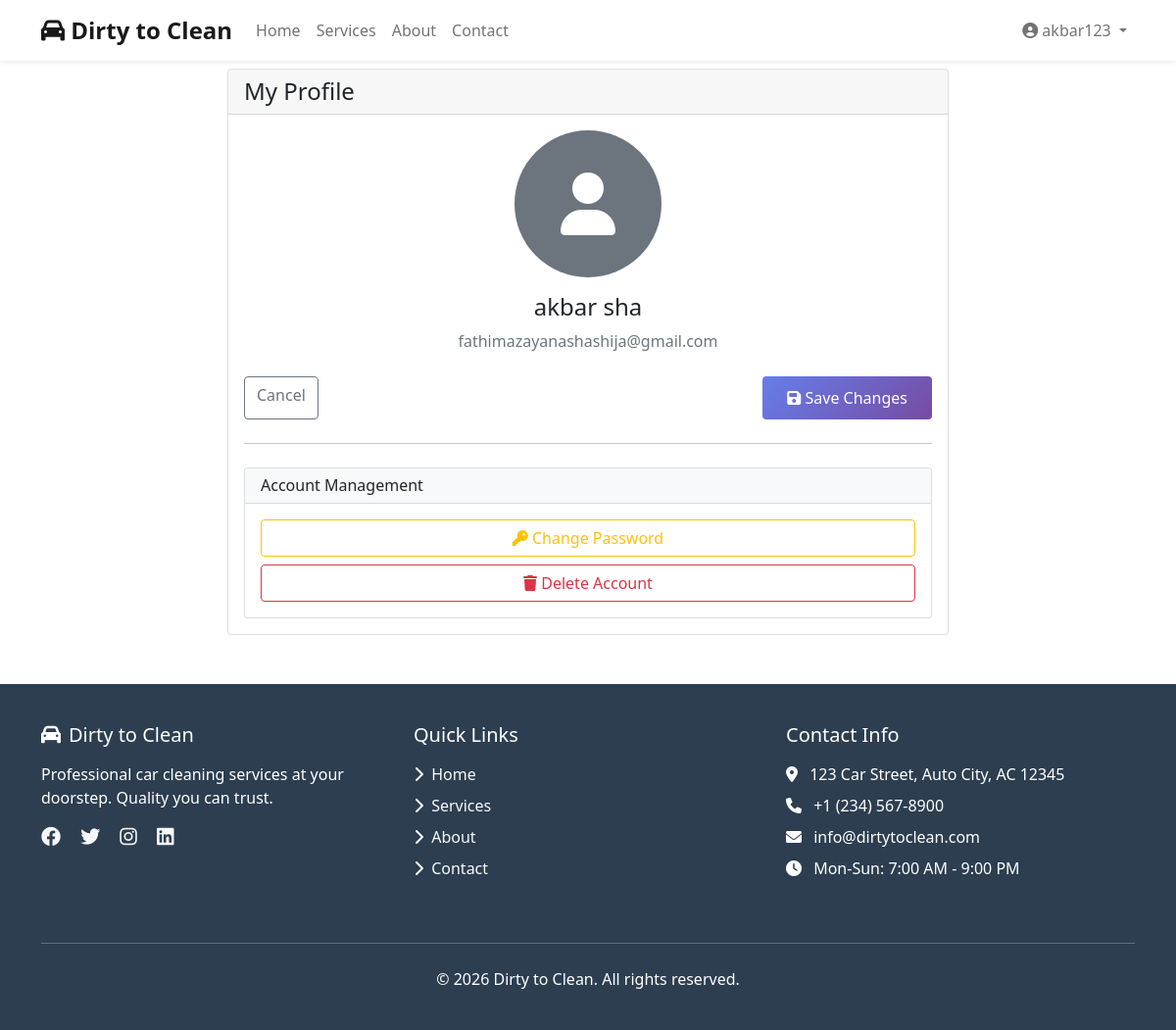
The app's page /profile/ (signed in) with its own data.
### washapp/models.py (models this page shows, shortened)
class User(AbstractUser):
    USER_TYPES = (
        ('customer', 'Customer'),
        ('service_provider', 'Service Provider'),
        ('admin', 'Administrator'),
    )
    user_type = models.CharField(
        max_length=20,
        choices=USER_TYPES,
        default='customer'
    )
    phone = models.CharField(max_length=20, blank=True)
    address = models.TextField(blank=True)
    profile_picture = models.ImageField(
        upload_to='profile_pics/',
        null=True,
        blank=True
    )
    groups = models.ManyToManyField(
        'auth.Group',
        related_name='washapp_users',
        blank=True
    )
    user_permissions = models.ManyToManyField(
        'auth.Permission',
        related_name='washapp_users_permissions',
        blank=True
    )
    created_at = models.DateTimeField(auto_now_add=True)

### washapp/views.py (the view, shortened to what this page needs)
# urls.py: path('profile/', views.profile, name='profile'),
@login_required
def profile(request):
    user = request.user
    return render(request, 'profile.html', {'user': user})

### templates/profile.html (shortened to what this page needs)
{% extends 'base.html' %}
{% load crispy_forms_tags %}
{% block content %}
<div class="row justify-content-center">
    <div class="col-md-8">
        <div class="card">
            <div class="card-header">
                <h4 class="mb-0">My Profile</h4>
            </div>
            <div class="card-body">
                <div class="text-center mb-4">
                    {% if user.profile.profile_picture %}
                        <img src="{{ user.profile.profile_picture.url }}"
                             class="rounded-circle border"
                             width="150"
                             height="150"
                             alt="Profile Picture">
                    {% else %}
                        <div class="rounded-circle bg-secondary d-inline-flex align-items-center justify-content-center"
                             style="width: 150px; height: 150px;">
                            <i class="fas fa-user fa-4x text-white"></i>
                        </div>
                    {% endif %}
                    <h4 class="mt-3">{{ user.get_full_name|default:user.username }}</h4>
                    <p class="text-muted">{{ user.email }}</p>
                </div>
                <form method="post" enctype="multipart/form-data">
                    <div class="d-flex justify-content-between mt-4">
                        <a href="{% url 'dashboard' %}" class="btn btn-outline-secondary">
                            Cancel
                        </a>
                        <button type="submit" class="btn btn-primary">
                            <i class="fas fa-save"></i> Save Changes
                        </button>
                    </div>
                </form>
                <hr class="my-4">
                <div class="card">
                    <div class="card-header bg-light">
                        <h6 class="mb-0">Account Management</h6>
                    </div>
                    <div class="card-body">
                        <div class="d-grid gap-2">
                            <a href="{% url 'password_change' %}" class="btn btn-outline-warning">
                                <i class="fas fa-key"></i> Change Password
                            </a>
                            <a href="#" class="btn btn-outline-danger" data-bs-toggle="modal" data-bs-target="#deleteAccountModal">
                                <i class="fas fa-trash"></i> Delete Account
                            </a>
                        </div>
                    </div>
                </div>
            </div>
        </div>
    </div>
</div>
{% endblock %}

### templates/base.html (shortened to what this page needs)
<!DOCTYPE html>
<html lang="en">
<head>
    <link href="https://cdn.jsdelivr.net/npm/bootstrap@5.1.3/dist/css/bootstrap.min.css" rel="stylesheet">
    <link rel="stylesheet" href="https://cdnjs.cloudflare.com/ajax/libs/font-awesome/6.0.0/css/all.min.css">
</head>
<body>
    <nav class="navbar navbar-expand-lg navbar-light bg-white fixed-top shadow-sm">
        <div class="container">
            <a class="navbar-brand" href="{% url 'home' %}">
                <i class="fas fa-car"></i> Dirty to Clean
            </a>
            <div class="collapse navbar-collapse" id="navbarNav">
                <ul class="navbar-nav me-auto">
                    <li class="nav-item">
                        <a class="nav-link {% if request.resolver_match.url_name == 'home' %}active-link{% endif %}"
                           href="{% url 'home' %}">Home</a>
                    </li>
                    <li class="nav-item">
                        <a class="nav-link {% if 'services' in request.resolver_match.url_name %}active-link{% endif %}"
                           href="{% url 'services_list' %}">Services</a>
                    </li>
                    <li class="nav-item">
    <a class="nav-link {% if request.resolver_match.url_name == 'about' %}active-link{% endif %}"
       href="{% url 'about' %}">About</a>
</li>
<li class="nav-item">
    <a class="nav-link {% if request.resolver_match.url_name == 'contact' %}active-link{% endif %}"
       href="{% url 'contact' %}">Contact</a>
</li>
                </ul>
                <ul class="navbar-nav">
                    {% if user.is_authenticated %}
                        <li class="nav-item dropdown">
                            <a class="nav-link dropdown-toggle" href="#" data-bs-toggle="dropdown">
                                <i class="fas fa-user-circle"></i> {{ user.username }}
                            </a>
                        </li>
                    {% endif %}
                </ul>
            </div>
        </div>
    </nav>
    <main class="container fade-in">
        {% block content %}{% endblock %}
    </main>
    <footer class="footer">
        <div class="container">
            <div class="row">
                <div class="col-md-4 mb-4">
                    <h5 class="mb-3">
                        <i class="fas fa-car me-2"></i>Dirty to Clean
                    </h5>
                    <p>Professional car cleaning services at your doorstep. Quality you can trust.</p>
                    <div class="social-icons mt-3">
                        <a href="#" class="text-light me-3"><i class="fab fa-facebook fa-lg"></i></a>
                        <a href="#" class="text-light me-3"><i class="fab fa-twitter fa-lg"></i></a>
                        <a href="#" class="text-light me-3"><i class="fab fa-instagram fa-lg"></i></a>
                        <a href="#" class="text-light"><i class="fab fa-linkedin fa-lg"></i></a>
                    </div>
                </div>
                <div class="col-md-4 mb-4">
                    <h5 class="mb-3">Quick Links</h5>
                    <ul class="list-unstyled">
                        <li class="mb-2"><a href="{% url 'home' %}" class="text-light text-decoration-none">
                            <i class="fas fa-chevron-right me-1"></i> Home</a></li>
                        <li class="mb-2"><a href="{% url 'services_list' %}" class="text-light text-decoration-none">
                            <i class="fas fa-chevron-right me-1"></i> Services</a></li>
                        <li class="mb-2"><a href="#" class="text-light text-decoration-none">
                            <i class="fas fa-chevron-right me-1"></i> About</a></li>
                        <li class="mb-2"><a href="#" class="text-light text-decoration-none">
                            <i class="fas fa-chevron-right me-1"></i> Contact</a></li>
                    </ul>
                </div>
                <div class="col-md-4 mb-4">
                    <h5 class="mb-3">Contact Info</h5>
                    <p class="mb-2">
                        <i class="fas fa-map-marker-alt me-2"></i>
                        123 Car Street, Auto City, AC 12345
                    </p>
                    <p class="mb-2">
                        <i class="fas fa-phone me-2"></i>
                        +1 (234) 567-8900
                    </p>
                    <p class="mb-2">
                        <i class="fas fa-envelope me-2"></i>
                        info@dirtytoclean.com
                    </p>
                    <p class="mb-0">
                        <i class="fas fa-clock me-2"></i>
                        Mon-Sun: 7:00 AM - 9:00 PM
                    </p>
                </div>
            </div>
            <hr class="border-light my-4">
            <div class="row">
                <div class="col-md-12 text-center">
                    <p class="mb-0">&copy; {% now "Y" %} Dirty to Clean. All rights reserved.</p>
                </div>
            </div>
        </div>
    </footer>
</body>
</html>

### templates/base.html (style rules this page uses)
body { padding-top: 70px; font-family: 'Segoe UI', Tahoma, Geneva, Verdana, sans-serif; }
.navbar-brand { font-weight: bold; font-size: 1.5rem; }
.footer { background: #2c3e50; color: white; padding: 40px 0; margin-top: 50px; }
.fade-in { animation: fadeIn 0.6s ease-out; }
.btn-primary { background: linear-gradient(135deg, #667eea 0%, #764ba2 100%); border: none; padding: 10px 25px; transition: all 0.3s ease; }

### records on screen
User: username "akbar123", get_full_name "akbar sha", email "fathimazayanashashija@gmail.com"
